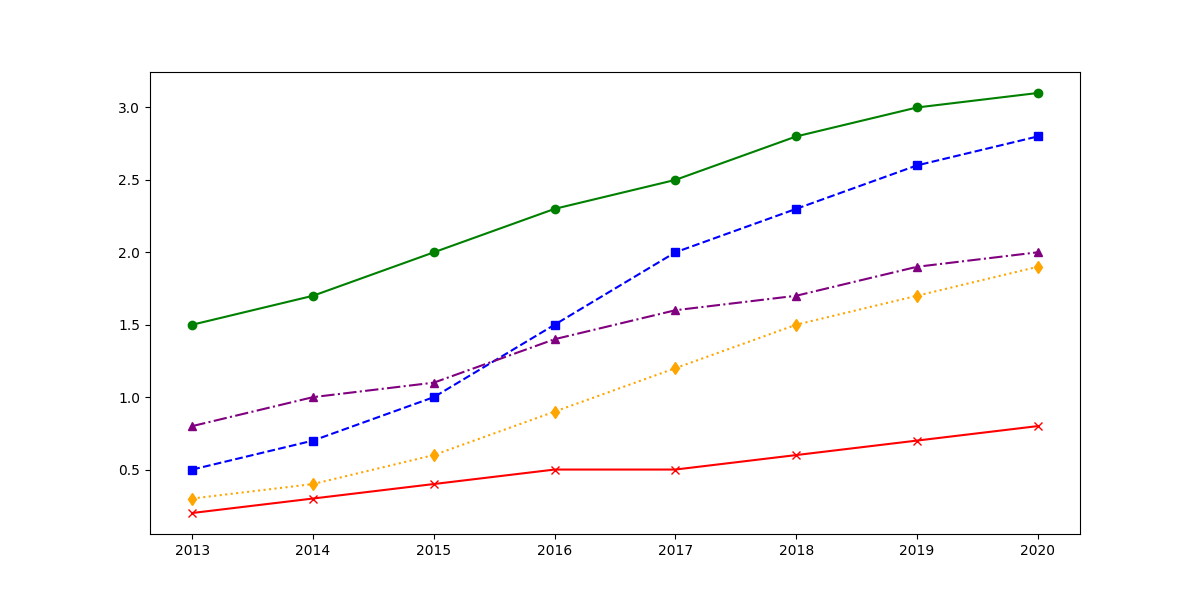

Generate this figure with Python:
import matplotlib.pyplot as plt
import numpy as np

# Data setup
years = np.arange(2013, 2021)
facebook_hours = [1.5, 1.7, 2.0, 2.3, 2.5, 2.8, 3.0, 3.1]
instagram_hours = [0.5, 0.7, 1.0, 1.5, 2.0, 2.3, 2.6, 2.8]
twitter_hours = [0.8, 1.0, 1.1, 1.4, 1.6, 1.7, 1.9, 2.0]
snapchat_hours = [0.3, 0.4, 0.6, 0.9, 1.2, 1.5, 1.7, 1.9]
linkedin_hours = [0.2, 0.3, 0.4, 0.5, 0.5, 0.6, 0.7, 0.8]

# Creating the plot
fig, ax = plt.subplots(figsize=(12, 6))

# Plotting data
ax.plot(years, facebook_hours, color='green', linestyle='-', marker='o')
ax.plot(years, instagram_hours, color='blue', linestyle='--', marker='s')
ax.plot(years, twitter_hours, color='purple', linestyle='-.', marker='^')
ax.plot(years, snapchat_hours, color='orange', linestyle=':', marker='d')
ax.plot(years, linkedin_hours, color='red', linestyle='-', marker='x')

# Display the plot
plt.show()
